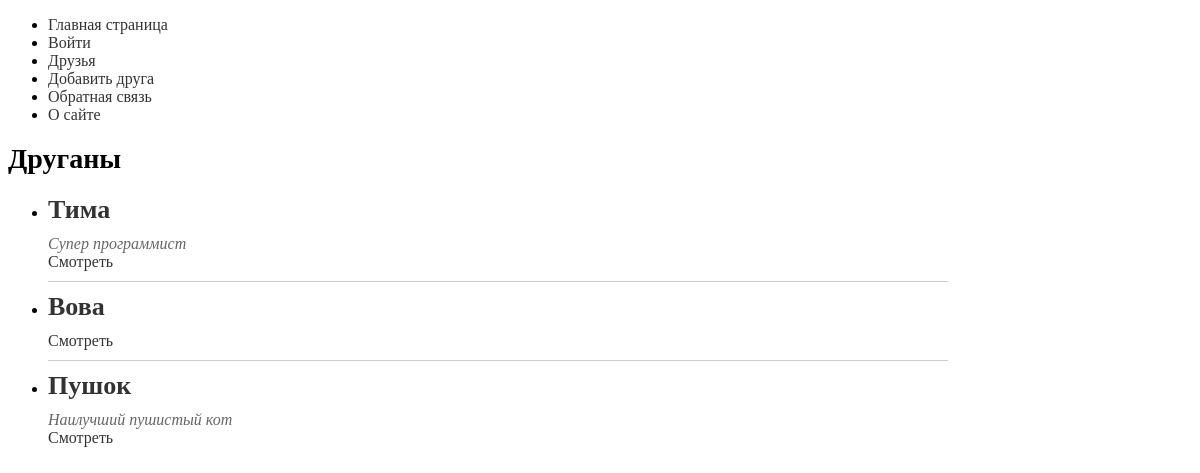
The app's page /friends/, older data.
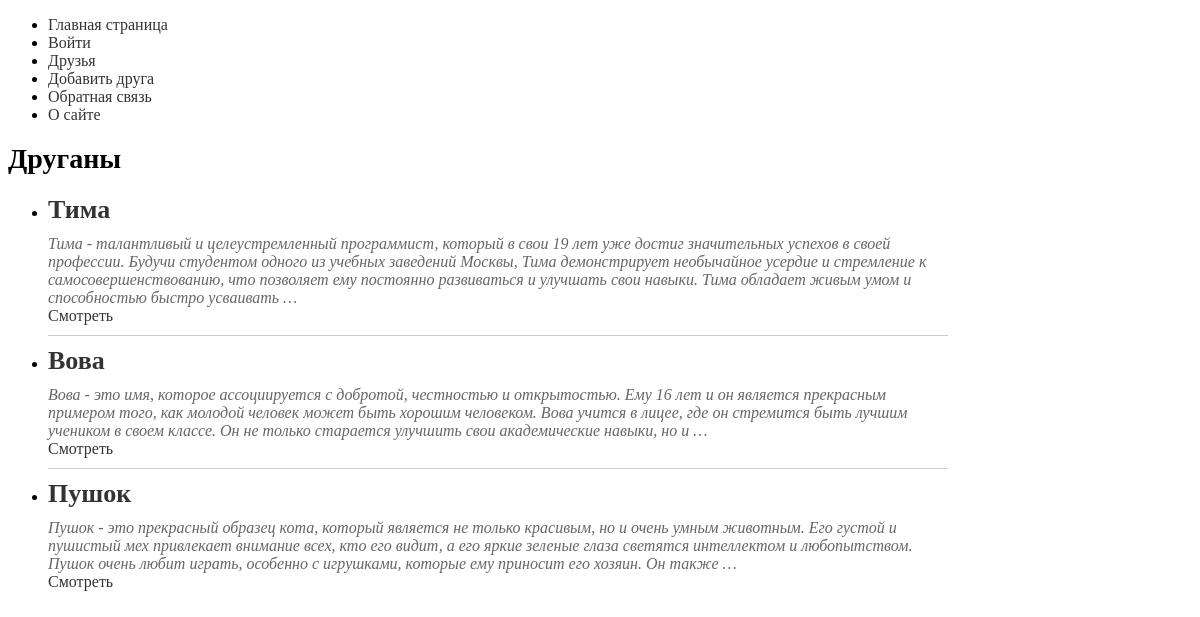
The same page, newer data.
### myapp/models.py (models this page shows)
class Friends(models.Model):
    class Status(models.IntegerChoices):
        NOT_THE_BEST = 0, "Не лучший друг"
        THE_BEST = 1, "Лучший друг"
    name = models.CharField(max_length=255)
    slug = models.SlugField(max_length=255, unique=True, db_index=True)
    description = models.TextField(blank=True)
    time_create = models.DateTimeField(auto_now_add=True)
    time_update = models.DateTimeField(auto_now=True)
    is_the_best = models.BooleanField(choices=Status.choices, default=Status.NOT_THE_BEST)
    gender = models.ForeignKey("Gender", on_delete=models.PROTECT)
    objects = models.Manager()
    is_the_best_manager = IsTheBestManager()
    def __str__(self):
        return self.name
    class Meta:
        pass
    def get_absolute_url(self):
        return reverse("friend-slug", kwargs={"fr_slug": self.slug})

### myapp/views.py (the view)
# urls.py: path("friends/", views.friends, name="friends"),
def friends(request):
    friends_queryset = Friends.is_the_best_manager.all()
    print(friends_queryset)
    data = {
        "friends": friends_queryset,
        "title": "Друганы",
        "menu": menu,
    }
    return render(request, "myapp/friends.html", context=data)

### myapp/models.py (called while the page is built)
    def get_queryset(self):
        return super().get_queryset().filter(is_the_best=Friends.Status.THE_BEST)

### myapp/templates/myapp/friends.html
{% extends 'base.html' %}
{% block content %}
<ul class="friend-list">
    {% for friend in friends %}
    <li class="friend-item">
        <h2 class="friend-name">{{ friend.name }}</h2>
        <div class="info">
            {% autoescape off %}
            {{ friend.description|truncatewords:50 }}
            {% endautoescape %}
        </div>
        <a href="{{ friend.get_absolute_url }}">Смотреть</a>
        {% if not forloop.last %}
        <hr class="friend-divider">
        {% endif %}
    </li>
    {% endfor %}
</ul>
{% endblock %}

### templates/base.html (shortened to what this page needs)
<!DOCTYPE html>
{% load static %}
<html lang="en">
<head>
    <link rel="stylesheet" href="{% static 'myapp/css/styles.css' %}" type="text/css"/>
</head>
<body>
<ul>
    {% for m in menu %}
    <li>
        <a href="{% url m.name %}" {% if forloop.last %}class="last-menu"{% endif %}>
            {{ m.title }}
        </a>
    </li>
    {% endfor %}
</ul>
<h1 class="friend-title">{{ title }}</h1>
{% block content %}
{% endblock %}
</body>
</html>

### myapp/static/myapp/css/styles.css (style rules this page uses)
a { text-decoration: none; color: #333; }
.friend-title { font-size: 28px; }
.friend-list { margin-top: 20px; }
.friend-name { margin: 0; font-size: 26px; color: #333; }
.friend-divider { border: 0; border-top: 1px solid #ccc; margin: 10px 0; }
.friend-item { width: 900px; }
.info { color: #666; font-style: italic; margin-top: 10px; }

Row changes from the older to the newer data that the page shows:
changed Friends "Тима": description "Супер программист" → "Тима - талантливый и целеустремленный программист, который в свои 19 лет уже достиг значительных успехов в своей профессии. Будучи студентом одного из учебных заведений Москвы, Тима демонстрирует необычайное усердие и стремление к самосовершенствованию, что позволяет ему постоянно развиваться и улучшать свои навыки. Тима обладает живым умом и способностью быстро усваивать …"
changed Friends "Вова": description (not shown) → "Вова - это имя, которое ассоциируется с добротой, честностью и открытостью. Ему 16 лет и он является прекрасным примером того, как молодой человек может быть хорошим человеком. Вова учится в лицее, где он стремится быть лучшим учеником в своем классе. Он не только старается улучшить свои академические навыки, но и …"
changed Friends "Пушок": description "Наилучший пушистый кот" → "Пушок - это прекрасный образец кота, который является не только красивым, но и очень умным животным. Его густой и пушистый мех привлекает внимание всех, кто его видит, а его яркие зеленые глаза светятся интеллектом и любопытством. Пушок очень любит играть, особенно с игрушками, которые ему приносит его хозяин. Он также …"
